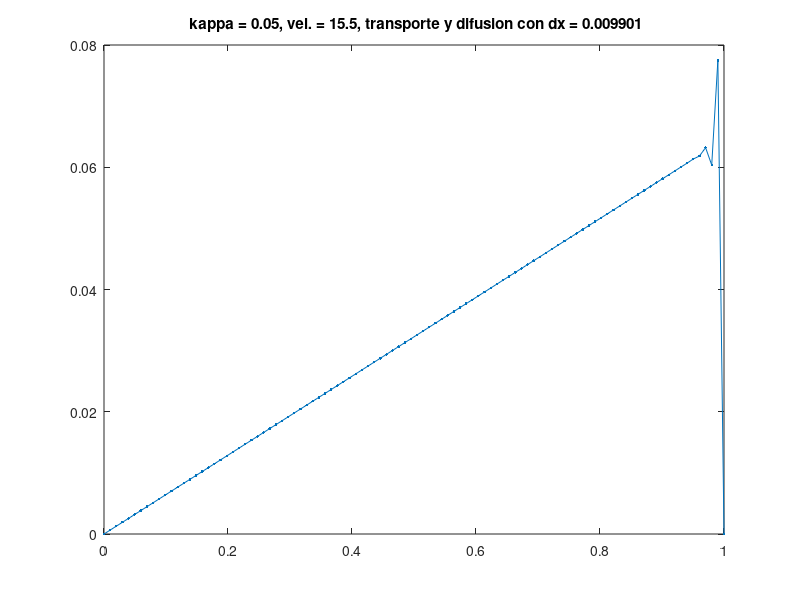

Write MATLAB code to recreate this figure.
clear all;
%
% Difusion y transporte de dato discontinuo
%
format long;
%
% MATLAB indexa desde 1 los vectores
%
% Dimension de la particion M+1 xe(1),xe(2),...,xe(M+2) donde 
%   xe(1)=xIni, xe(M+2)=xFin y los nodos intermedios son 
%     xe(2),xe(3),...,xe(M+1)
%

M=100;
xIni = 0.0;
xFin =1.0;
h = (xFin - xIni)/(M+1);
xe=xIni:h:xFin;
h2=h*h;

% Uso de fuerza
%
f = zeros(1,M+2);
%
for j=1:M+2
     f(j)=1;
end
%
% Coeficiente de difusion
%
k=0.05;
%
% Velocidad de transporte
%
av=15.5;
%
% u array solucion 
%
u1 = zeros(1,M+2); 

%
% Numero de Peclet
%
Pe=av/k;
%    
% Construccion del sistema MxM
%    Diagonales de la matriz
%
dcent = 2*ones(M,1);  % d valores indexados de 1 a M
dinf = (-1-h*Pe/2)*ones(M-1,1);  % d-1 valores indexados de 1 a M-1
dsup = (-1+h*Pe/2)*ones(M-1,1);  % d-1 valores indexados de 1 a M-1
%
% Construimos matriz a partir de las diagonales principales
%
P=diag(dinf, -1) + diag(dcent, 0) + diag(dsup, 1);
%
% termino independiente
%
d=zeros(M,1);


for j=1:M   % rango de 1 a M
    d(j)=h2*f(j+1)/k;
end

z = P\d; 


for j=1:M
  u1(j+1)=z(j);
end
% Asignacion de los datos de contorno en x=xIni y en x=xFin
u1(1)=0.0; 
u1(M+2)=0.0; 
%
% Dibujamos la solucion aproximada
%
figure(1);
plot(xe,u1,'.-')
title([' kappa = ',num2str(k),...
       ', vel. = ',num2str(av),...
       ', transporte y difusion con dx = ',num2str(h)]);

eig(P)
disp([' Pe*Dx*0.5 <1 ?? el valor Pe*Dx*0.5 es ', num2str(Pe*h*0.5)])

  
   

